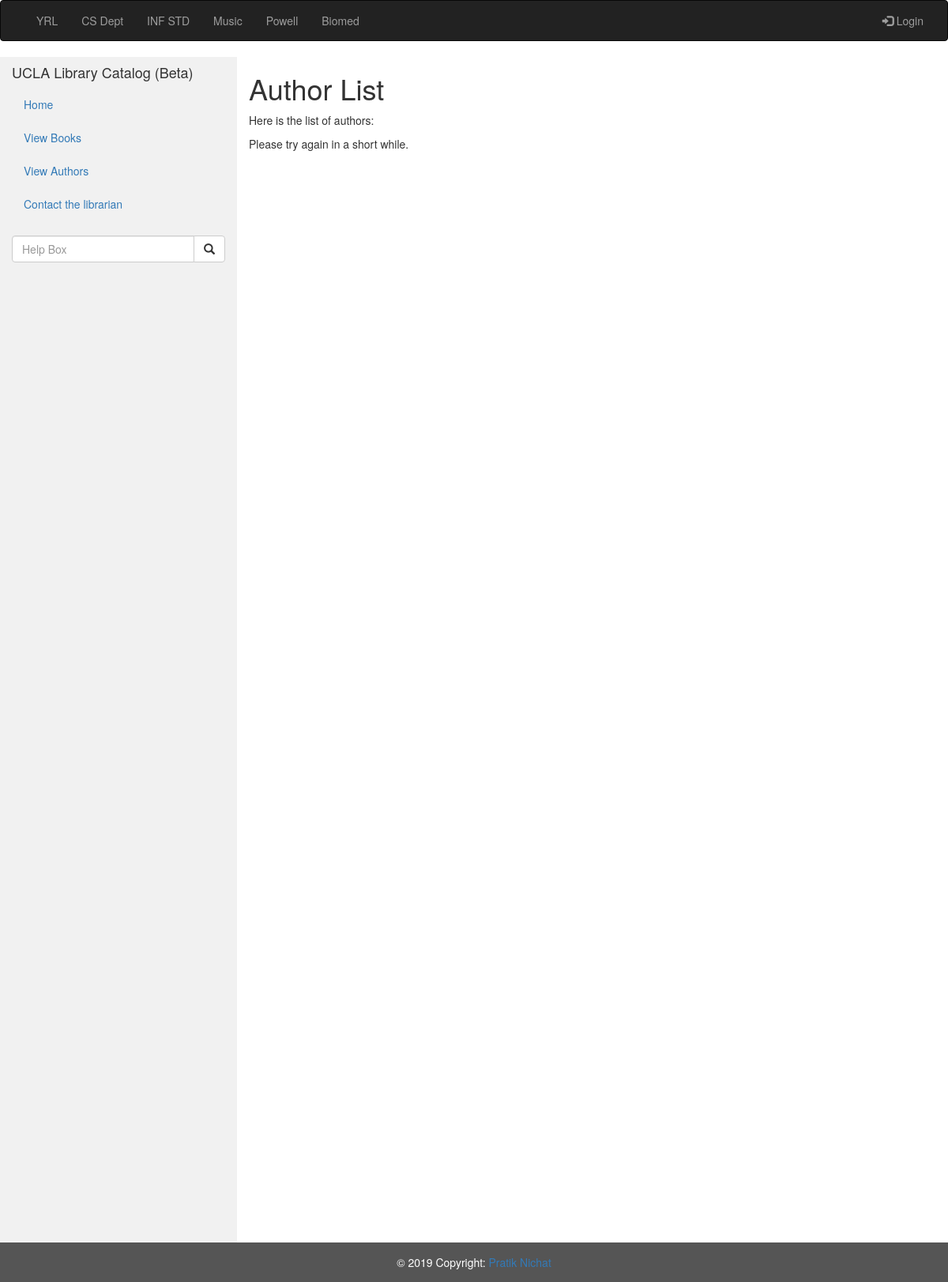
The app's page /catalog/authors/, older data.
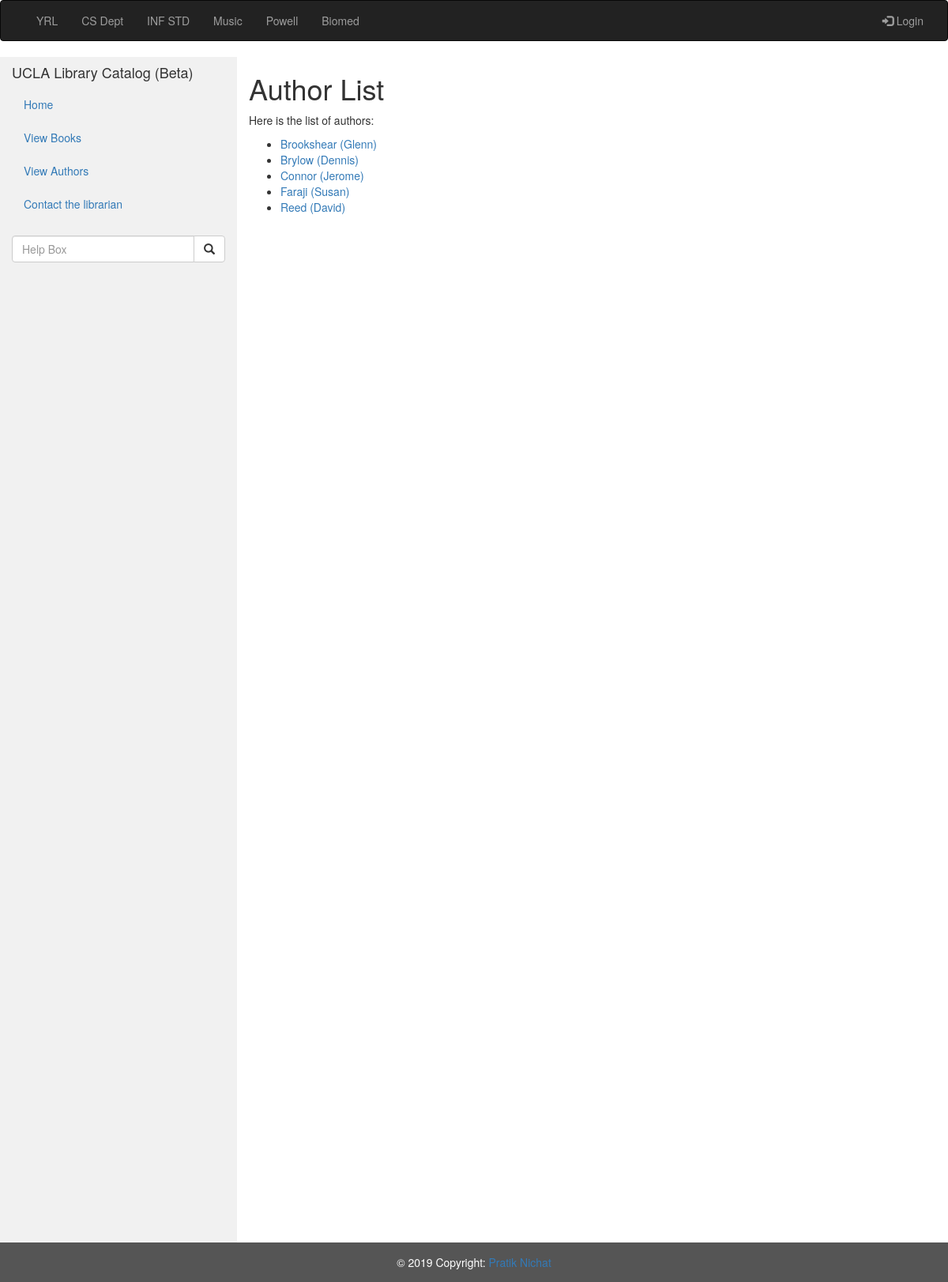
The same page, newer data.
### catalog/models.py (models this page shows)
class Author(models.Model):
    first_name = models.CharField(max_length=100)
    last_name = models.CharField(max_length=100)
    date_of_birth = models.DateField(null=True, blank=True)
    date_of_death = models.DateField('Died', null=True, blank=True)
    class Meta:
        ordering = ['last_name', 'first_name']
    def get_absolute_url(self):
        return reverse('author-detail', args=[str(self.id)])
    def __str__(self):
        return '{0} ({1})'.format(self.last_name,self.first_name)

### catalog/views.py (the view)
# urls.py: path('authors/', views.AuthorListView.as_view(), name='authors'),
class AuthorListView(generic.ListView):
	model = Author

### catalog/templates/catalog/author_list.html
{% extends "base.html" %}
{% block content %}
	<h1>Author List</h1>
	<p>Here is the list of authors:</p>
	{% if author_list %}
	<ul>
		{% for author in author_list %}
		<li>
			<a href="{{author.get_absolute_url}}">
				{{author}}
			</a>
		</li>
		{% endfor %}
	</ul>
	{% else %}
	<p>Please try again in a short while.</p>
	{% endif %}
{% endblock %}

### catalog/templates/base.html (shortened to what this page needs)
<!DOCTYPE html>
<html lang="en">
<head>
	{% load static %}
  	<link rel="stylesheet" href="https://maxcdn.bootstrapcdn.com/bootstrap/3.4.0/css/bootstrap.min.css">
  	<link rel = "stylesheet" href = "{% static 'catalog/styles.css' %}">
</head>
<body>
<nav class="navbar navbar-inverse">
  <div class="container-fluid">
    <div class="collapse navbar-collapse" id="myNavbar">
      <ul class="nav navbar-nav">
        <li><a href="#">YRL</a></li>
        <li><a href="#">CS Dept</a></li>
        <li><a href="#">INF STD</a></li>
        <li><a href="#">Music</a></li>
        <li><a href="#">Powell</a></li>
        <li><a href="#">Biomed</a></li>
      </ul>
      <ul class="nav navbar-nav navbar-right">
      	{% if user.is_authenticated %}
      	<li><a>Hello {{user.get_username}}</a></li>
        <li><a href="{% url 'logout' %}?next={{request.path}}"><span class="glyphicon glyphicon-log-in"></span> Logout</a></li>
        {% else %}
        <li><a href="{% url 'login' %}?next={{request.path}}"><span class="glyphicon glyphicon-log-in"></span> Login</a></li>
        {% endif %}
      </ul>
    </div>
  </div>
</nav>
<div class="container-fluid">
  <div class="row content">
    <div class="col-sm-3 sidenav">
      <h4>UCLA Library Catalog (Beta)</h4>
      <ul class="nav nav-pills nav-stacked">
        <li><a href="{% url 'index' %}">Home</a></li>
        <li><a href="{% url 'books' %}">View Books</a></li>
        <li><a href="{% url 'authors' %}">View Authors</a></li>
        <li><a href="{% url 'contact_view' %}">Contact the librarian</a></li>
      </ul><br>
      <div class="input-group">
        <input type="text" class="form-control" placeholder="Help Box">
        <span class="input-group-btn">
          <button class="btn btn-default" type="button">
            <span class="glyphicon glyphicon-search"></span>
          </button>
        </span>
      </div>
    </div>
<div class="container-fluid text-center">
  <div class="row content">
    <div class="col-sm-8 text-left"> {% block content %}{% endblock %} </div>
  </div>
</div>
<footer class="page-footer font-small blue">
  <div class="footer-copyright text-center py-3">© 2019 Copyright:
    <a href="https://github.com/nichatpratik/Library_management_system"> Pratik Nichat</a>
  </div>
</footer>
</body>
</html>

### catalog/static/catalog/styles.css (style rules this page uses)
.row.content { height: 1500px }
.sidenav { background-color: #f1f1f1; height: 100%; }
footer { background-color: #555; color: white; padding: 15px; }

Row changes from the older to the newer data that the page shows:
added Author: last_name+first_name "Brookshear (Glenn)"
added Author: last_name+first_name "Brylow (Dennis)"
added Author: last_name+first_name "Connor (Jerome)"
added Author: last_name+first_name "Faraji (Susan)"
added Author: last_name+first_name "Reed (David)"
Text that changed along with them:
text no longer shown: "Please try again in a short while."
